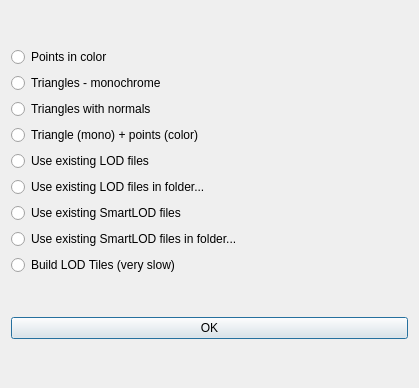
<?xml version="1.0" encoding="UTF-8"?>
<ui version="4.0">
 <class>ChooseLoadingModeDialog</class>
 <widget class="QDialog" name="ChooseLoadingModeDialog">
  <property name="geometry">
   <rect>
    <x>0</x>
    <y>0</y>
    <width>419</width>
    <height>388</height>
   </rect>
  </property>
  <property name="windowTitle">
   <string>Choose Loading Mode</string>
  </property>
  <layout class="QVBoxLayout" name="verticalLayout_2">
   <item>
    <layout class="QVBoxLayout" name="verticalLayout">
     <item>
      <widget class="QRadioButton" name="points_radio">
       <property name="text">
        <string>Points in color</string>
       </property>
      </widget>
     </item>
     <item>
      <widget class="QRadioButton" name="triangles_radio">
       <property name="sizePolicy">
        <sizepolicy hsizetype="Minimum" vsizetype="Fixed">
         <horstretch>0</horstretch>
         <verstretch>0</verstretch>
        </sizepolicy>
       </property>
       <property name="text">
        <string>Triangles - monochrome</string>
       </property>
      </widget>
     </item>
     <item>
      <widget class="QRadioButton" name="triangles_normals_radio">
       <property name="text">
        <string>Triangles with normals</string>
       </property>
      </widget>
     </item>
     <item>
      <widget class="QRadioButton" name="triangles_points_radio">
       <property name="text">
        <string>Triangle (mono) + points (color)</string>
       </property>
      </widget>
     </item>
     <item>
      <widget class="QRadioButton" name="useLODTiles_radio">
       <property name="text">
        <string>Use existing LOD files</string>
       </property>
      </widget>
     </item>
     <item>
      <widget class="QRadioButton" name="useLODTilesDir_radio">
       <property name="text">
        <string>Use existing LOD files in folder...</string>
       </property>
      </widget>
     </item>
     <item>
      <widget class="QRadioButton" name="useSmartLODTiles_radio">
       <property name="text">
        <string>Use existing SmartLOD files</string>
       </property>
      </widget>
     </item>
     <item>
      <widget class="QRadioButton" name="useSmartLODTilesDir_radio">
       <property name="text">
        <string>Use existing SmartLOD files in folder...</string>
       </property>
      </widget>
     </item>
     <item>
      <widget class="QRadioButton" name="buildLOD_radio">
       <property name="text">
        <string>Build LOD Tiles (very slow)</string>
       </property>
      </widget>
     </item>
    </layout>
   </item>
   <item>
    <widget class="QPushButton" name="ok_button">
     <property name="text">
      <string>OK</string>
     </property>
    </widget>
   </item>
  </layout>
 </widget>
 <resources/>
 <connections/>
</ui>
